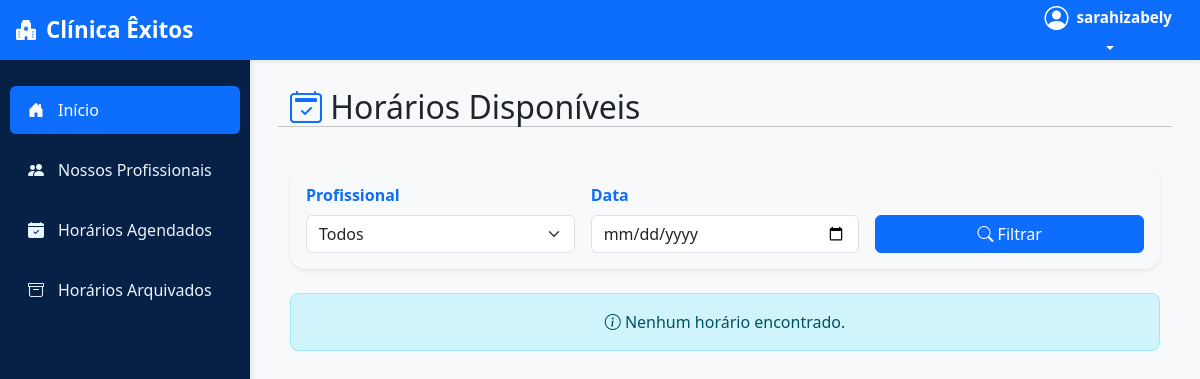
/usuarios/horarios/ (signed in), run on an earlier commit of the app's database.
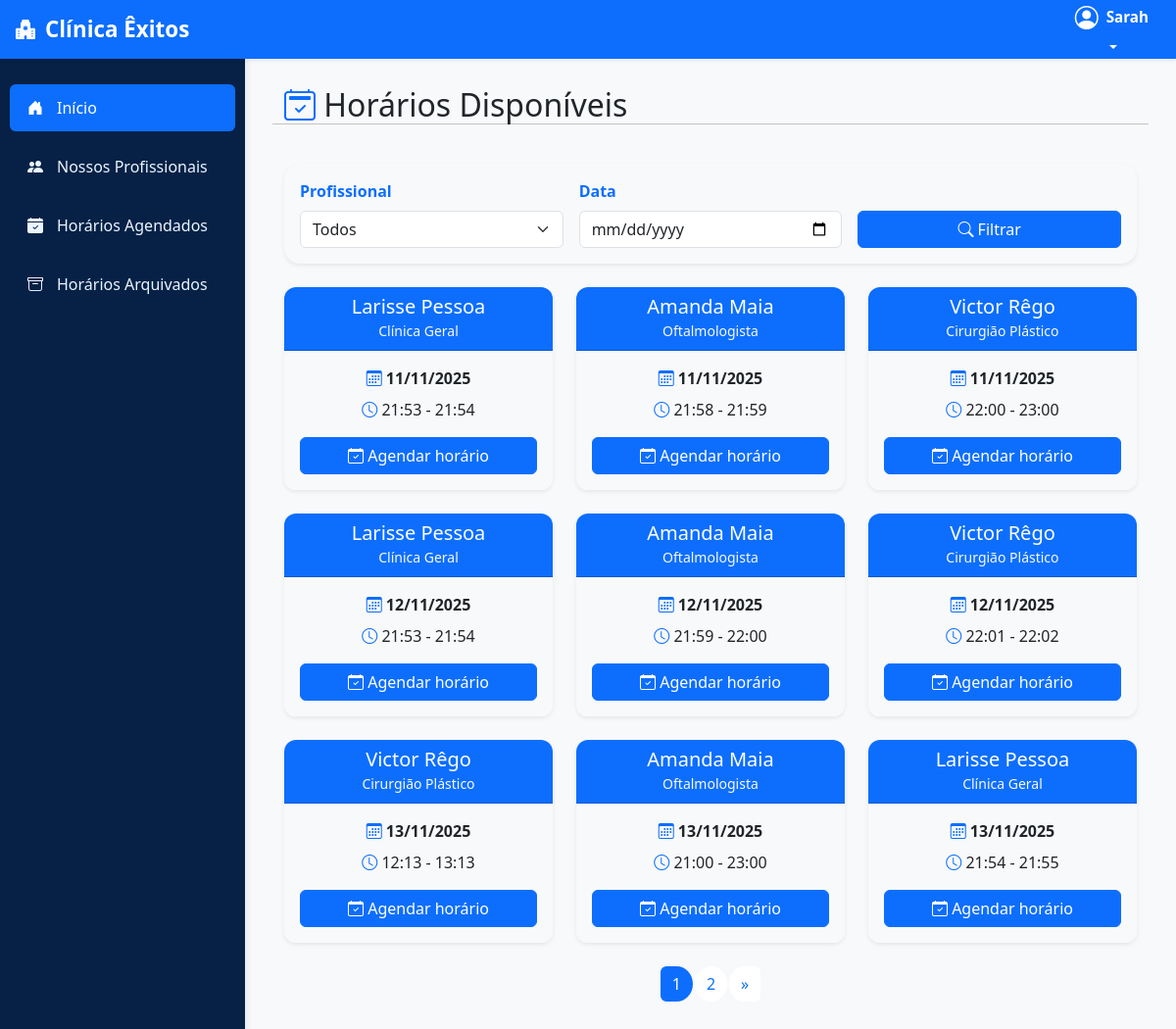
And on a later commit of the database.
### usuarios/models.py (models this page shows, shortened)
class UsuarioAdaptado(AbstractUser):
    cpf = models.CharField(max_length=11, unique=True, verbose_name="CPF")
    nome_cidade = models.CharField(max_length=100, blank=True, null=True)
    endereco = models.CharField(max_length=255, blank=True, null=True)
    nome_bairro = models.CharField(max_length=100, blank=True, null=True)
    data_nascimento = models.DateField(blank=True, null=True)
    foto_perfil = models.ImageField(upload_to='perfil/', null=True, blank=True, verbose_name="Foto de Perfil")
    is_professional = models.BooleanField(default=False)
    especializacao = models.CharField(max_length=255, blank=True, null=True, verbose_name="Especialização")
    crm = models.CharField(max_length=50, blank=True, null=True, verbose_name="CRM")
    telefone_contato = models.CharField(max_length=20, blank=True, null=True, verbose_name="Telefone de Contato")
    email_profissional = models.EmailField(blank=True, null=True, verbose_name="E-mail Profissional")
    biografia = models.TextField(blank=True, null=True, verbose_name="Biografia")

class HorarioDisponivel(models.Model):
    profissional = models.ForeignKey(
        UsuarioAdaptado,
        on_delete=models.CASCADE,
        limit_choices_to={'is_professional': True},
        related_name='usuarios_horarios'
    )
    data = models.DateField(verbose_name="Data do Atendimento")
    hora_inicio = models.TimeField(verbose_name="Hora de Início")
    hora_fim = models.TimeField(verbose_name="Hora de Término")
    ativo = models.BooleanField(default=True, verbose_name="Disponível")
    class Meta:
        verbose_name = "Horário Disponível"
        verbose_name_plural = "Horários Disponíveis"
        ordering = ['data', 'hora_inicio']

### usuarios/views.py (the view, shortened to what this page needs)
# urls.py: path('horarios/', agenda_views.listar_horarios, name='listar_horarios'),
@login_required
def listar_horarios(request):
    profissional_id = request.GET.get("profissional")
    data = request.GET.get("data")
    status = request.GET.get("status")
    if not request.user.is_professional:
        horarios = HorarioDisponivel.objects.filter(ativo=True).order_by("data", "hora_inicio")
        if profissional_id:
            horarios = horarios.filter(profissional_id=profissional_id)
        if data:
            horarios = horarios.filter(data=data)
        paginator = Paginator(horarios, 9)
        page_number = request.GET.get("page")
        horarios = paginator.get_page(page_number)
        profissionais = UsuarioAdaptado.objects.filter(is_professional=True).order_by("first_name")
        context = {
            "horarios": horarios,
            "profissionais": profissionais,
        }
        return render(request, "horarios_paciente/listar_horarios.html", context)

### agenda/templates/horarios_paciente/listar_horarios.html (shortened to what this page needs)
{% extends 'base.html' %}
{% block content %}
<div class="container-fluid">
    <div class="row mb-4">
        <div class="col-12 d-flex justify-content-between align-items-center">
            <h2 class="mb-0"><i class="bi bi-calendar2-check text-primary"></i> Horários Disponíveis</h2>
        </div>
        <hr>
    </div>
    <form method="get" class="card shadow-sm p-3 mb-4 border-0 rounded-4 bg-light">
        <div class="row g-3 align-items-end">
            <div class="col-md-4">
                <label class="form-label fw-semibold text-primary">Profissional</label>
                <select name="profissional" class="form-select">
                    <option value="">Todos</option>
                </select>
            </div>
            <div class="col-md-4">
                <label class="form-label fw-semibold text-primary">Data</label>
                <input type="date" name="data" class="form-control" value="{{ request.GET.data }}">
            </div>
            <div class="col-md-4">
                <button type="submit" class="btn btn-primary w-100">
                    <i class="bi bi-search"></i> Filtrar
                </button>
            </div>
        </div>
    </form>
    {% if horarios %}
        <div class="row g-4">
            {% for horario in horarios %}
                <div class="col-md-4">
                    <div class="card horario-card h-100 shadow-sm">
                        <div class="card-header bg-primary text-white text-center rounded-top">
                            <h5 class="mb-0">{{ horario.profissional.get_full_name }}</h5>
                            <small class="text-light">
                                {{ horario.profissional.especializacao|default:"Especialização não informada" }}
                            </small>
                        </div>
                        <div class="card-body text-center bg-light">
                            <p class="mb-2"><i class="bi bi-calendar3 text-primary"></i> <strong>{{ horario.data|date:"d/m/Y" }}</strong></p>
                            <p class="mb-3"><i class="bi bi-clock text-primary"></i> {{ horario.hora_inicio|time:"H:i" }} - {{ horario.hora_fim|time:"H:i" }}</p>
                            <a href="{% url 'detalhes_consulta' horario.pk %}" class="btn btn-primary w-100">
                                <i class="bi bi-calendar-check"></i> Agendar horário
                            </a>
                        </div>
                    </div>
                </div>
            {% endfor %}
        </div>
        <div class="mt-4 d-flex justify-content-center">
            <nav>
                <ul class="pagination pagination-rounded">
                    {% for num in horarios.paginator.page_range %}
                        <li class="page-item {% if horarios.number == num %}active{% endif %}">
                            <a class="page-link" href="?page={{ num }}">{{ num }}</a>
                        </li>
                    {% endfor %}
                    {% if horarios.has_next %}
                        <li class="page-item"><a class="page-link" href="?page={{ horarios.next_page_number }}">&raquo;</a></li>
                    {% endif %}
                </ul>
            </nav>
        </div>
    {% else %}
        <div class="alert alert-info text-center"><i class="bi bi-info-circle"></i> Nenhum horário encontrado.</div>
    {% endif %}
</div>
{% endblock %}

### templates/base.html (shortened to what this page needs)
{% load static %}
<!DOCTYPE html>
<html lang="pt-br">
<head>
    <link href="https://cdn.jsdelivr.net/npm/bootstrap@5.3.0/dist/css/bootstrap.min.css" rel="stylesheet">
    <link rel="stylesheet" href="https://cdn.jsdelivr.net/npm/bootstrap-icons@1.11.0/font/bootstrap-icons.css">
</head>
<body>
    <nav class="navbar top-navbar fixed-top">
        <div class="container-fluid">
            <a class="navbar-brand" href="{% if user.is_authenticated and user.groups.all.0.name == 'profissionais' %}{% url 'listar_horarios' %}
                {% elif user.is_authenticated and user.groups.all.0.name == 'usuarios_comum' %}{% url 'listar_consultas_usuario' %}
                {% elif user.is_superuser %}/admin/
                {% else %}{% url 'login' %}{% endif %}">
                <i class="bi bi-hospital-fill" style="font-size:1.25rem;"></i> Clínica Êxitos
            </a>
            <div class="user-menu">
                <div class="dropdown">
                    <button class="btn dropdown-toggle user-btn" type="button" data-bs-toggle="dropdown">
                        <div class="d-flex align-items-center gap-2">
                            {% if user.is_authenticated %}
                                {% if user.foto_perfil %}
                                    <img src="{{ user.foto_perfil.url }}" alt="{{ user.username }}" class="user-avatar">
                                {% else %}
                                    <i class="bi bi-person-circle fs-4" style="color:white"></i>
                                {% endif %}
                            {% else %}
                                <i class="bi bi-person-circle fs-4" style="color:white"></i>
                            {% endif %}
                            <div class="user-info text-start">
                                {% if user.is_authenticated %}
                                    <div class="user-name">{{ user.get_full_name|default:user.username }}</div>
                                {% else %}
                                    <div class="user-name">Visitante</div>
                                {% endif %}
                            </div>
                        </div>
                    </button>
                </div>
            </div>
        </div>
    </nav>
    <div class="sidebar">
        <nav class="nav flex-column">
            <a class="nav-link {% if request.resolver_match.url_name == 'listar_horarios' or request.resolver_match.url_name == 'listar_consultas_usuario' %}active{% endif %}"
               href="{% if user.is_authenticated and user.groups.all.0.name == 'profissionais' %}{% url 'listar_horarios' %}
                      {% elif user.is_authenticated and user.groups.all.0.name == 'usuarios_comum' %}{% url 'listar_consultas_usuario' %}
                      {% elif user.is_superuser %}/admin/
                      {% else %}{% url 'login' %}{% endif %}">
                <i class="bi bi-house-door-fill"></i> Início
            </a>
            <a class="nav-link {% if request.resolver_match.url_name == 'listar_profissionais' %}active{% endif %}" href="{% url 'listar_profissionais' %}">
                <i class="bi bi-people-fill"></i> Nossos Profissionais
            </a>
            <a class="nav-link {% if request.resolver_match.url_name == 'horarios_agendados' %}active{% endif %}" href="{% url 'horarios_agendados' %}">
                <i class="bi bi-calendar-check-fill"></i> Horários Agendados
            </a>
            <a class="nav-link {% if request.resolver_match.url_name == 'horarios_arquivados' %}active{% endif %}" href="{% url 'horarios_arquivados' %}">
                <i class="bi bi-archive"></i> Horários Arquivados
            </a>
        </nav>
    </div>
    <main class="main-content">
        {% block content %}{% endblock %}
    </main>
</body>
</html>

What changed in the data, as far as the page shows it:
changed UsuarioAdaptado: get_full_name "sarahizabely" → "Sarah"
added HorarioDisponivel: profissional.get_full_name "Larisse Pessoa", profissional.especializacao "Clínica Geral", data "11/11/2025", hora_inicio "21:53", hora_fim "21:54"
added HorarioDisponivel: profissional.get_full_name "Amanda Maia", profissional.especializacao "Oftalmologista", data "11/11/2025", hora_inicio "21:58", hora_fim "21:59"
added HorarioDisponivel: profissional.get_full_name "Victor Rêgo", profissional.especializacao "Cirurgião Plástico", data "11/11/2025", hora_inicio "22:00", hora_fim "23:00"
added HorarioDisponivel: profissional.get_full_name "Larisse Pessoa", profissional.especializacao "Clínica Geral", data "12/11/2025", hora_inicio "21:53", hora_fim "21:54"
added HorarioDisponivel: profissional.get_full_name "Amanda Maia", profissional.especializacao "Oftalmologista", data "12/11/2025", hora_inicio "21:59", hora_fim "22:00"
added HorarioDisponivel: profissional.get_full_name "Victor Rêgo", profissional.especializacao "Cirurgião Plástico", data "12/11/2025", hora_inicio "22:01", hora_fim "22:02"
added HorarioDisponivel: profissional.get_full_name "Victor Rêgo", profissional.especializacao "Cirurgião Plástico", data "13/11/2025", hora_inicio "12:13", hora_fim "13:13"
added HorarioDisponivel: profissional.get_full_name "Amanda Maia", profissional.especializacao "Oftalmologista", data "13/11/2025", hora_inicio "21:00", hora_fim "23:00"
added HorarioDisponivel: profissional.get_full_name "Larisse Pessoa", profissional.especializacao "Clínica Geral", data "13/11/2025", hora_inicio "21:54", hora_fim "21:55"
Also different on the page:
new list line: "1"
new list line: "2"
text no longer shown: "Nenhum horário encontrado."
